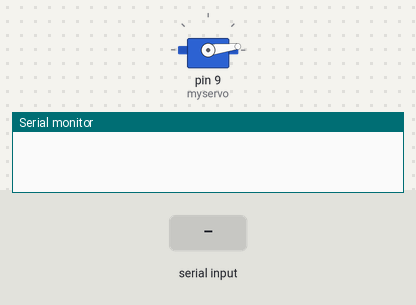
A sketch run on a simulated Arduino Uno, built with avr-gcc and run on an emulated ATmega328P. On the bench: servo, the last lines printed to the serial monitor. The inputs (shaded band) are chosen by the test bench.

Above: at 1.2 s.
1.3 s: "90 45\n" received over Serial
At 1.6 s:
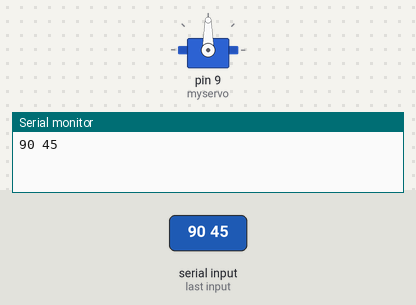
2.8 s: "30 150\n" received over Serial
At 4.0 s:
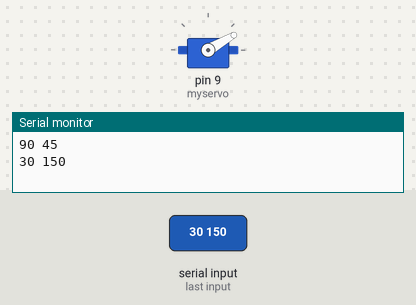
4.3 s: "5\n" received over Serial
At 4.6 s:
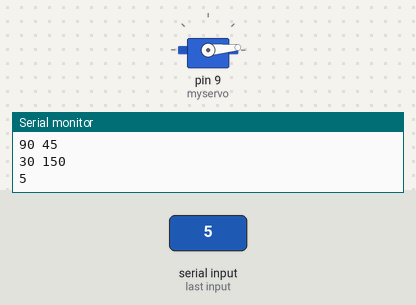
5.8 s: "90\n" received over Serial
At 7.1 s:
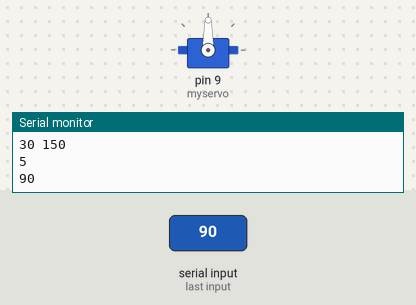
Timing chart, 0 to 8.3 s (numbered marks = the images above; inputs shaded):
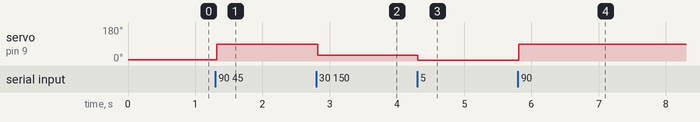

The sketch:

servo_serial.ino
```cpp
#include <Servo.h>
String readString;
Servo myservo;

int servo1pos;

void setup() {
  // put your setup code here, to run once:
Serial.begin(9600);
myservo.attach(9);
myservo.write(7);
}

void loop() {
  // put your main code here, to run repeatedly:

while (Serial.available()) {
		delay(3);  //delay to allow buffer to fill
		if (Serial.available() >0) {
			char c = Serial.read();  //gets one byte from serial buffer
			readString += c; //makes the string readString
		}
	}

	if (readString.length() >0)
	{
		Serial.println(readString); //see what was received

		int commaIndex = readString.indexOf(' ');

		String firstValue = readString.substring(0, commaIndex);
		servo1pos = firstValue.toInt();

                if ((servo1pos > 0) & (servo1pos < 180)) {
		myservo.write(servo1pos);
                delay(15);
                }

	}
	//очистим строку
	readString = "";

}
```

Measured:
- after the input at 1.3 s, servo on pin 9 (myservo): 7° → 90° at once
- after the input at 2.8 s, servo on pin 9 (myservo): 90° → 30° at once
- after the input at 4.3 s, servo on pin 9 (myservo): 30° → 5° at once
- after the input at 5.8 s, servo on pin 9 (myservo): 5° → 90° at once
